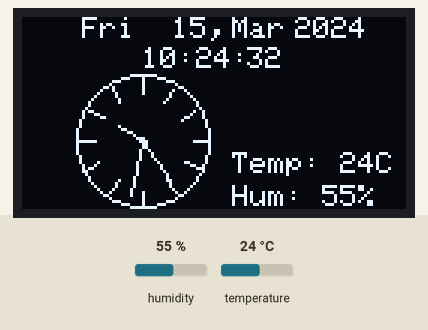
This sketch was run on a simulated Arduino Uno, built with avr-gcc and run on an emulated ATmega328P. On the bench: 128×64 one-colour display. Wiring (inferred from the names in the program): DS3231 clock at I2C address 0x68. Inputs (shaded band) come from the test bench; at power-on: humidity 55 %, temperature 24 °C. The local clock reads 2024-03-15 10:24:30 at power-on unless the sketch sets it; what the sketch prints to the serial monitor is not drawn.

Above: at 4.0 s.
4.1 s: humidity set to 22 %
At 7.1 s:
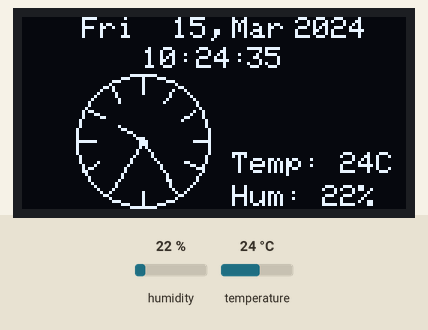
8.8 s: temperature set to 12 °C
At 12.2 s:
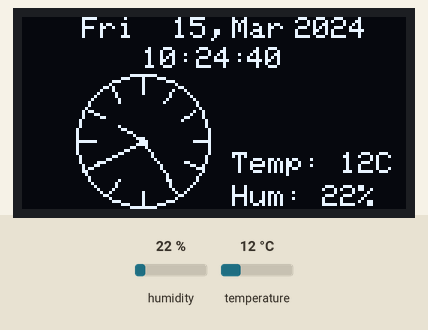
13.0 s: humidity set to 40 %
At 15.5 s:
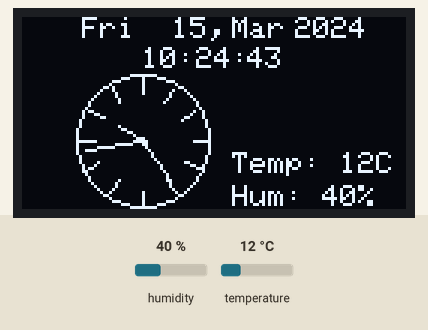
17.2 s: temperature set to 19 °C
At 20.3 s:
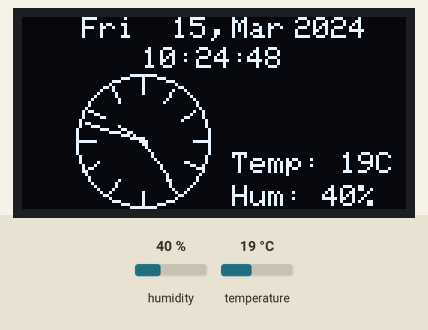
Timing chart, 0 to 21.8 s (numbered marks = the images above; inputs shaded):
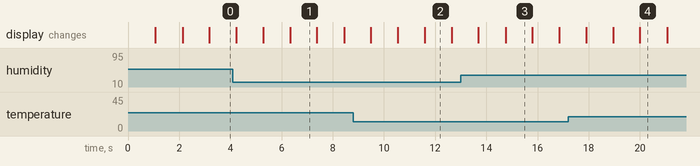

The sketch:

time_temp_humidity_display.ino
```cpp
//Greetings hackster.io users!
//Date, Time, Temperature and Humidity Display

/////////////////////////For OLED////////////////////////
#include <SPI.h>
#include <Wire.h>
#include <Adafruit_GFX.h>
#include <Adafruit_SSD1306.h>

// If using software SPI (the default case):
#define OLED_MOSI   9 //MOSI aka SDA
#define OLED_CLK   10 //CLK aka SCL
#define OLED_DC    11
#define OLED_CS    12
#define OLED_RESET 13
Adafruit_SSD1306 display(OLED_MOSI, OLED_CLK, OLED_DC, OLED_RESET, OLED_CS);

#if (SSD1306_LCDHEIGHT != 64)
#error("Height incorrect, please fix Adafruit_SSD1306.h!");
#endif
/////////////////////////////////////////////////////////////

////////////////////////////For DHT//////////////////////////
#include<dht.h>
dht DHT;
#define DHT11_PIN 3
int DHTtimer = 0;
/////////////////////////////////////////////////////////////

////////////////////////////For RTC (DS3231)//////////////////////////
//SDA to A4, SCL to A5

#define DS3231_I2C_ADDRESS 0x68
// Convert normal decimal numbers to binary coded decimal
byte decToBcd(byte val)
{
  return( (val/10*16) + (val%10) );
}
// Convert binary coded decimal to normal decimal numbers
byte bcdToDec(byte val)
{
  return( (val/16*10) + (val%16) );
}
/////////////////////////////////////////////////////////////

void setup()
{
  Wire.begin();
  Serial.begin(9600);

  //set the initial time here, after setting the time, comment this section
  //DS3231 seconds, minutes, hours, day, date, month, year
  //setDS3231time(00,24,12,6,3,2,17);
  display.begin(SSD1306_SWITCHCAPVCC);
  display.clearDisplay();
}


////////////////////////////DS3231 coding//////////////////////////
void setDS3231time(byte second, byte minute, byte hour, byte dayOfWeek, byte
dayOfMonth, byte month, byte year)
{
  // sets time and date data to DS3231
  Wire.beginTransmission(DS3231_I2C_ADDRESS);
  Wire.write(0); // set next input to start at the seconds register
  Wire.write(decToBcd(second)); // set seconds
  Wire.write(decToBcd(minute)); // set minutes
  Wire.write(decToBcd(hour)); // set hours
  Wire.write(decToBcd(dayOfWeek)); // set day of week (1=Sunday, 7=Saturday)
  Wire.write(decToBcd(dayOfMonth)); // set date (1 to 31)
  Wire.write(decToBcd(month)); // set month
  Wire.write(decToBcd(year)); // set year (0 to 99)
  Wire.endTransmission();
}
void readDS3231time(byte *second,
byte *minute,
byte *hour,
byte *dayOfWeek,
byte *dayOfMonth,
byte *month,
byte *year)
{
  Wire.beginTransmission(DS3231_I2C_ADDRESS);
  Wire.write(0); // set DS3231 register pointer to 00h
  Wire.endTransmission();
  Wire.requestFrom(DS3231_I2C_ADDRESS, 7);
  // request seven bytes of data from DS3231 starting from register 00h
  *second = bcdToDec(Wire.read() & 0x7f);
  *minute = bcdToDec(Wire.read());
  *hour = bcdToDec(Wire.read() & 0x3f);
  *dayOfWeek = bcdToDec(Wire.read());
  *dayOfMonth = bcdToDec(Wire.read());
  *month = bcdToDec(Wire.read());
  *year = bcdToDec(Wire.read());
}
void displayTime()
{
  byte second, minute, hour, dayOfWeek, dayOfMonth, month, year;
  // retrieve data from DS3231
  readDS3231time(&second, &minute, &hour, &dayOfWeek, &dayOfMonth, &month,
  &year);
  // send it to the serial monitor
  Serial.print(hour, DEC);
  // convert the byte variable to a decimal number when displayed
  Serial.print(":");
  if (minute<10)
  {
    Serial.print("0");
  }
  Serial.print(minute, DEC);
  Serial.print(":");
  if (second<10)
  {
    Serial.print("0");
  }
  Serial.print(second, DEC);
  Serial.print(" ");
  Serial.print(dayOfMonth, DEC);
  Serial.print("/");
  Serial.print(month, DEC);
  Serial.print("/");
  Serial.print(year, DEC);
  Serial.print(" Day of week: ");

//////////////////////////////////////////////////////////////////

  display.setCursor(50,0);
  display.print(dayOfMonth, DEC);
  display.print(",");

  display.setCursor(91,0);
  display.print("20");
  display.print(year, DEC);


  if (hour<10)
  {
      display.setCursor(40,10);
      display.print("0");
      display.print(hour, DEC);
      display.print(":");
  }
    if (hour>9)
  {
      display.setCursor(40,10);
      display.print(hour, DEC);
      display.print(":");
  }

  if (minute<10)
  {
    display.setCursor(58,10);
    display.print("0");
    display.print(minute, DEC);
    display.print(":");
  }

  if (minute>9)
  {
  display.setCursor(58,10);
  display.print(minute, DEC);
  display.print(":");
  }

  if (second<10)
  {
    display.setCursor(75,10);
    display.print("0");
    display.print(second, DEC);
  }

  if (second>9)
  {
    display.setCursor(75,10);
    display.print(second, DEC);
  }

//////////////////////////////////////////////////////////////////
//////////////////////////////FOR DAY OF WEEK/////////////////////
  switch(dayOfWeek){
  case 1:
    Serial.println("Sunday");

    display.setTextSize(1);
    display.setTextColor(WHITE);
    display.setCursor(20,0);
    display.print("Sun");

    break;
  case 2:
    Serial.println("Monday");

    display.setTextSize(1);
    display.setTextColor(WHITE);
    display.setCursor(20,0);
    display.print("Mon");

    break;
  case 3:
    Serial.println("Tuesday");

    display.setTextSize(1);
    display.setTextColor(WHITE);
    display.setCursor(20,0);
    display.print("Tue");

    break;
  case 4:
    Serial.println("Wednesday");

    display.setTextSize(1);
    display.setTextColor(WHITE);
    display.setCursor(20,0);
    display.print("Wed");

    break;
  case 5:
    Serial.println("Thursday");

    display.setTextSize(1);
    display.setTextColor(WHITE);
    display.setCursor(20,0);
    display.print("Thur");

    break;
  case 6:
    Serial.println("Friday");

    display.setTextSize(1);
    display.setTextColor(WHITE);
    display.setCursor(20,0);
    display.print("Fri");

    break;
  case 7:
    Serial.println("Saturday");

    display.setTextSize(1);
    display.setTextColor(WHITE);
    display.setCursor(20,0);
    display.print("Sat");

    break;
  }


//////////////////////////////FOR MONTH/////////////////////
   switch(month)
   {
    case 1:
    display.setTextSize(1);
    display.setTextColor(WHITE);
    display.setCursor(70,0);
    display.print("Jan");

    break;

    case 2:
    display.setTextSize(1);
    display.setTextColor(WHITE);
    display.setCursor(70,0);
    display.print("Feb");

    break;

    case 3:
    display.setTextSize(1);
    display.setTextColor(WHITE);
    display.setCursor(70,0);
    display.print("Mar");

    break;

    case 4:
    display.setTextSize(1);
    display.setTextColor(WHITE);
    display.setCursor(70,0);
    display.print("Apr");

    break;

    case 5:
    display.setTextSize(1);
    display.setTextColor(WHITE);
    display.setCursor(70,0);
    display.print("May");

    break;

    case 6:
    display.setTextSize(1);
    display.setTextColor(WHITE);
    display.setCursor(70,0);
    display.print("Jun");

    break;

    case 7:
    display.setTextSize(1);
    display.setTextColor(WHITE);
    display.setCursor(70,0);
    display.print("Jul");

    break;

    case 8:
    display.setTextSize(1);
    display.setTextColor(WHITE);
    display.setCursor(70,0);
    display.print("Aug");

    break;

    case 9:
    display.setTextSize(1);
    display.setTextColor(WHITE);
    display.setCursor(70,0);
    display.print("Sep");

    break;

    case 10:
    display.setTextSize(1);
    display.setTextColor(WHITE);
    display.setCursor(70,0);
    display.print("Oct");

    break;

    case 11:
    display.setTextSize(1);
    display.setTextColor(WHITE);
    display.setCursor(70,0);
    display.print("Nov");

    break;

    case 12:
    display.setTextSize(1);
    display.setTextColor(WHITE);
    display.setCursor(70,0);
    display.print("Dec");

    break;
   }

  /////////////HOUR HAND///////////////
  float x1, y1, a, b;
  const float pi = 3.14;
  a=((hour-15)*30);
  b = (a*pi)/180;

  x1=40+(9*cos(b));
  y1=41+(9*sin(b));

  display.drawLine(40,41, x1, y1, WHITE);

  /////////////MINUTE HAND///////////////
//  float x1, y1, a, b;
//  const float pi = 3.14;
  a=((minute-15)*6);
  b = (a*pi)/180;

  x1=40+(17*cos(b));
  y1=41+(17*sin(b));

  display.drawLine(40,41, x1, y1, WHITE);

  /////////////SECOND HAND///////////////
  //float x1, y1, a, b;
  a=((second-15)*6);
  b = (a*pi)/180;

  x1=40+(19*cos(b));
  y1=41+(19*sin(b));

  display.drawLine(40,41, x1, y1, WHITE);


////////////////PARTS OF THE ANALOG CLOCK THAT WILL NOT BE MOVING////////////////
display.drawCircle(40, 41, 22, WHITE);
display.drawCircle(40, 41, 1, WHITE);

display.drawLine(40, 20, 40, 25, WHITE); //12
display.drawLine(40, 63, 40, 58, WHITE); //6
display.drawLine(62, 41, 57, 41, WHITE); //3
display.drawLine(19, 41, 24, 41, WHITE); //9
display.drawLine(50, 24, 47, 28, WHITE); //1
display.drawLine(57, 31, 53, 34, WHITE); //2
display.drawLine(60, 51, 54, 48, WHITE); //4
display.drawLine(51, 58, 48, 54, WHITE); //5
display.drawLine(29, 58, 32, 54, WHITE); //7
display.drawLine(21, 51, 25, 48, WHITE); //8

display.drawLine(22, 31, 27, 33, WHITE); //10
display.drawLine(30, 23, 32, 28, WHITE); //11

}

void ReadTempAndHum ()
{
    int chk = DHT.read11(DHT11_PIN);

  display.setTextSize(1);
  display.setTextColor(WHITE);
  display.setCursor(70,45);
  display.print("Temp: ");
  display.print(DHT.temperature, 0);
  display.print("C");

  display.setCursor(70,56);
  display.print("Hum: ");
  display.print(DHT.humidity, 0);
  display.print("%");

Serial.print(" Humidity: " );
Serial.print(DHT.humidity, 1);
Serial.print("%");
Serial.print(" | Temperature: ");
Serial.print(DHT.temperature, 1);
Serial.println("C");
}

void loop() {

  displayTime(); // display the real-time clock data on the Serial Monitor,

  DHTtimer = DHTtimer + 1;

  //To ensure that the DHT is read only every 2 seconds, we make a count that goes for 2 seconds
  if (DHTtimer > 1)
  {
  display.fillRect(70, 45, 128, 64, BLACK);
  ReadTempAndHum ();
  DHTtimer = 0;
  }
  delay(1000);

  display.display();
  //The portion of the screen that shows the time and date are cleared
  display.fillRect(0, 0, 64, 64, BLACK);
  display.fillRect(0, 0, 128, 20, BLACK);
}
```

Measured:
- what the display in image 1 shows lasts 1.1 s, from 6.3 s to 7.4 s
- what the display in image 2 shows lasts 1.0 s, from 11.6 s to 12.6 s
